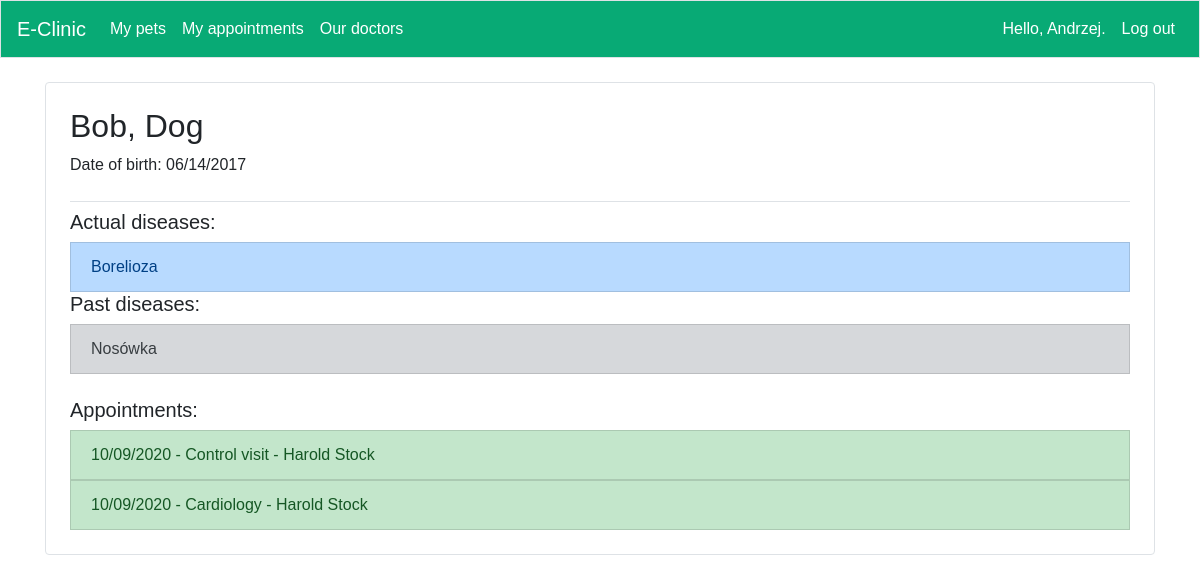
/animals/4/disease/ (signed in), run on an earlier commit of the app's database.
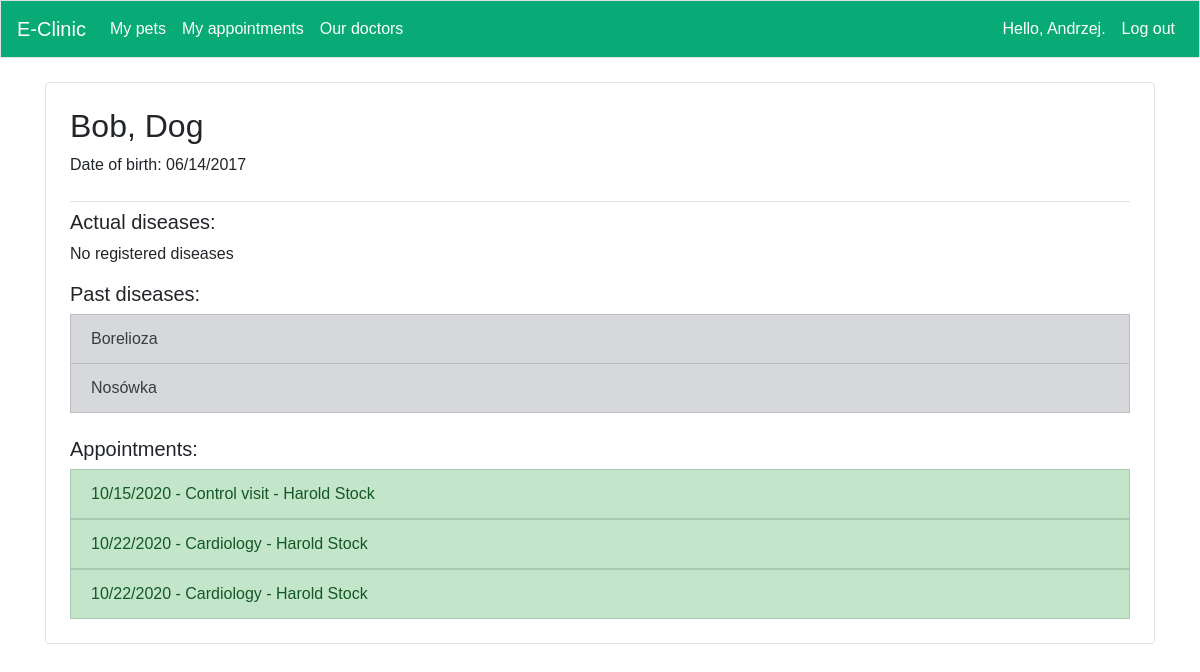
And on a later commit of the database.
### app/models.py (models this page shows, shortened)
class Disease(models.Model):
    animal = models.ForeignKey(Animal,verbose_name=_lazy('animal'), on_delete=models.CASCADE)
    name = models.CharField(verbose_name=_lazy('name'),max_length=60)
    recommendations = models.TextField(verbose_name=_lazy('recommendations'),)
    register_date = models.DateField(verbose_name=_lazy('register date'),null=True)
    status = models.BooleanField(null=True)
    cure_data = models.DateField(verbose_name=_lazy('cure date'),null=True,blank=True)
    doctor = models.CharField(verbose_name=_lazy('name'),max_length=40,null=True,blank=True)
    class Meta:
        verbose_name_plural = 'Diseases'
    def __str__(self):
        return f"{self.name}"

class Appointment(models.Model):
    client = models.ForeignKey(User,verbose_name=_lazy('client'),null=True, default=None, on_delete=models.CASCADE)
    animal = models.ForeignKey(Animal,verbose_name=_lazy('animal'), on_delete=models.CASCADE,blank=True,null=True)
    slot = models.ForeignKey('user.Slot',verbose_name=_lazy('slot'), null=True, on_delete=models.SET_NULL)
    service = models.ForeignKey('user.Service',verbose_name=_lazy('service'), null=True, on_delete=models.SET_NULL)
    doctor = models.ForeignKey('user.Doctor',verbose_name=_lazy('doctor'), null=True, on_delete=models.SET_NULL)
    date = models.DateField(verbose_name=_lazy('date'),null=True)
    start_time = models.TimeField(verbose_name=_lazy('start time'),null=True)
    information = models.TextField(verbose_name=_lazy('information'),null=True,blank=True)
    class Meta:
        verbose_name_plural = 'Appointments'

### user/models.py (models this page shows, shortened)
class Service(models.Model):
    name = models.CharField(verbose_name=_lazy('service'),max_length=200, null=True)
    duration = models.DurationField(verbose_name=_lazy('duration'),null=True)
    admin_only = models.BooleanField(null=True,verbose_name=_lazy('staff only'))
    class Meta:
        verbose_name_plural = 'Services'
    def __str__(self):
        return f"{self.name}"

class Doctor(models.Model):
    profile = models.OneToOneField(Profile,verbose_name=_lazy('profile'),default=None, on_delete=models.CASCADE)
    speciality = models.CharField(verbose_name=_lazy('speciality'),max_length=50)
    image = models.ImageField(upload_to='static/profile_images', blank=True)
    services = models.ManyToManyField(Service,verbose_name=_lazy('services'))
    class Meta:
        verbose_name_plural = 'Doctors'
    def __str__(self):
        return f"{self.profile.user.first_name} {self.profile.user.last_name}"

class Profile(models.Model):
    user = models.OneToOneField(User,default=None, null=True, on_delete=models.CASCADE)
    phone_number = models.CharField(verbose_name=_lazy('phone_number'),
                                    max_length=15,
                                    blank=True,
                                    null=True,)
    city = models.CharField(verbose_name=_lazy('city'),
                            max_length=100,
                            blank=True,
                            null=True,)
    birth_date = models.DateField(null=True, blank=True)

### app/views.py (the view)
# urls.py: path('animals/<int:animal_id>/disease/', views.disease,name='disease'),
@login_required
def disease(request,animal_id):
    animal = Animal.objects.get(id=animal_id)
    client = animal.owner
    appointments = Appointment.objects.filter(animal=animal)
    if request.user != client and not request.user.is_staff:
        raise PermissionDenied
    diseases = animal.disease_set.all()
    actual_diseases = []
    past_diseases = []
    for disease in diseases:
        if disease.status == False:
            past_diseases.append(disease)
        else:
            actual_diseases.append(disease)
    context = {'animal':animal,'actual_diseases': actual_diseases,
                'client':client,'past_diseases':past_diseases,'appointments':appointments}
    return render(request, 'app/disease.html', context)

### app/models.py (called while the page is built)
    def __str__(self):
        return f"{self.name}, {self.specie}"

### app/templatetags/user_tags.py (called while the page is built)
@register.filter(name='has_group')
def has_group(user, group_name):
    group = Group.objects.filter(name=group_name)
    if group:
        group = group.first()
        return group in user.groups.all()
    else:
        return False

### app/templates/app/disease.html (shortened to what this page needs)
{% extends 'app/base.html' %}
{% load i18n %}
{% load user_tags %}
{% load static %}
{% block page_header %}
  <h2>{{animal}}</h2>
  <p>{% trans "Date of birth:"%} {{animal.birth_date|date:"SHORT_DATE_FORMAT"}}</p>
{% endblock page_header %}
{% block content %}
  <h5>{% trans "Actual diseases"%}:</h5>
  {% for disease in actual_diseases%}
    <a class="list-group-item list-group-item-action list-group-item-primary" href="{% url 'app:check_disease' disease.id%}">{{disease}}</a>
  {% empty%}
    <p>No registered diseases</p>
  {% endfor %}
  <h5>{% trans "Past diseases"%}:</h5>
      {% for disease in past_diseases%}
        <a class="list-group-item list-group-item-action list-group-item-secondary" href="{% url 'app:check_disease' disease.id%}">{{disease}}</a>
      {% empty%}
        <p>{% trans "No registered diseases"%}</p>
      {%endfor%}
    {% if appointments%}
    <br>
    <h5>{% trans "Appointments"%}:</h5>
    {% endif%}
    {% for appointment in appointments %}
    <a class="list-group-item list-group-item-action list-group-item-success"
    href="javascript:showhide('{{appointment.id}}')">{{appointment.date|date:"SHORT_DATE_FORMAT"}} - {{appointment.service}} - {{appointment.doctor}}</a>
  {% endfor %}
  </div>
{% endblock content %}

What changed in the data, as far as the page shows it:
removed Appointment: date "10/09/2020", service "Cardiology", doctor "Harold Stock"
changed Disease "Borelioza": moves from the list under "Actual diseases:" to the list under "Past diseases:"
changed Appointment "Control visit": date "10/09/2020" → "10/15/2020"
added Appointment: date "10/22/2020", service "Cardiology", doctor "Harold Stock"
added Appointment: date "10/22/2020", service "Cardiology", doctor "Harold Stock"
Also different on the page:
text now shown: "No registered diseases"
